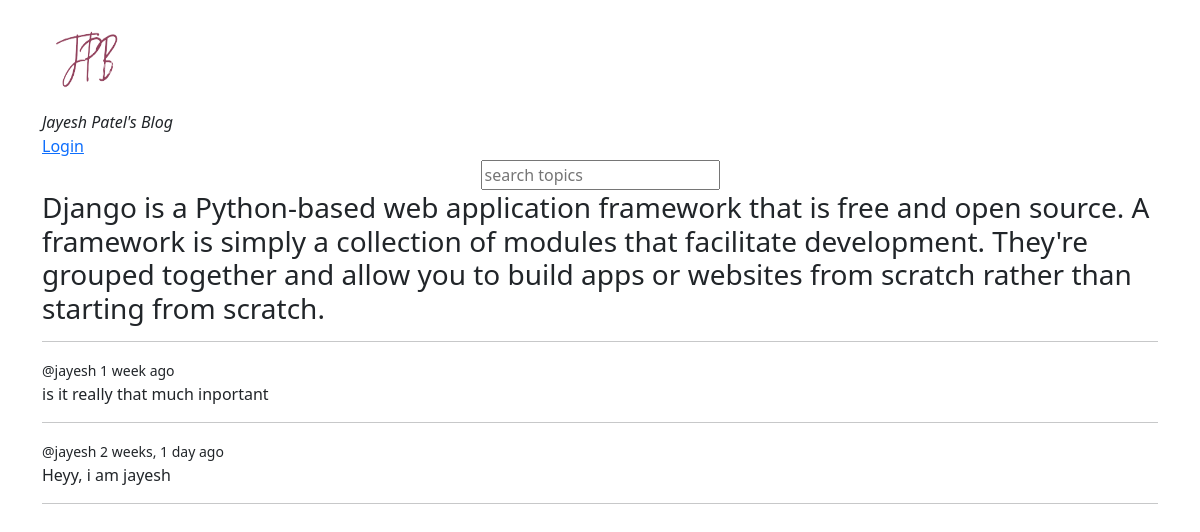
The app's page /room_page/1/ with its own data.
### base/models.py (models this page shows, shortened)
class Room(models.Model):
    host = models.ForeignKey(User, on_delete=models.SET_NULL, null=True)
    topic = models.ForeignKey(Topic, on_delete=models.SET_NULL, null=True)
    name = models.CharField(max_length=200)
    description = models.TextField(null=True, blank=True)
    update = models.DateTimeField(auto_now=True)
    created = models.DateTimeField(auto_now_add=True)
    class Meta:
        ordering = ['-update', '-created']

class Message(models.Model):
    user = models.ForeignKey(User, on_delete=models.CASCADE)
    room = models.ForeignKey(Room, on_delete=models.CASCADE)
    text = models.TextField()
    update = models.DateTimeField(auto_now=True)
    created = models.DateTimeField(auto_now_add=True)

### base/views.py (the view, shortened to what this page needs)
# urls.py: path('room_page/<str:pk>/',roomapp, name='room'),
def roomapp(request,pk):
    room = Room.objects.get(id=pk)
    message_room = room.message_set.all().order_by('-created')
    context = {'room':room,"message_room":message_room}
    return render(request,'base/room.html',context)

### base/templates/base/room.html (shortened to what this page needs)
{% extends 'main.html' %}
{% block content %}
<div>
<h3>{{room.description}}</h3>
<hr>
    <div>
        {% for message in message_room %}
            <div>
                <small>@{{message.user}} {{message.created|timesince}} ago</small>
                <p>{{message.text}}</p>
            </div>
            <hr>
        {% endfor %}
    </div>
</div>
{% endblock %}

### templates/main.html (style rules this page uses)
body { border-block: 10px solid white; }

### records on screen
Room: description "Django is a Python-based web application framework that is free and open source. A framework is simply a collection of modules that facilitate development. They're grouped together and allow you to build apps or websites from scratch rather than starting from scratch."
Message: user "jayesh", created "1 week", text "is it really that much inportant"
Message: user "jayesh", created "2 weeks, 1 day", text "Heyy, i am jayesh"
